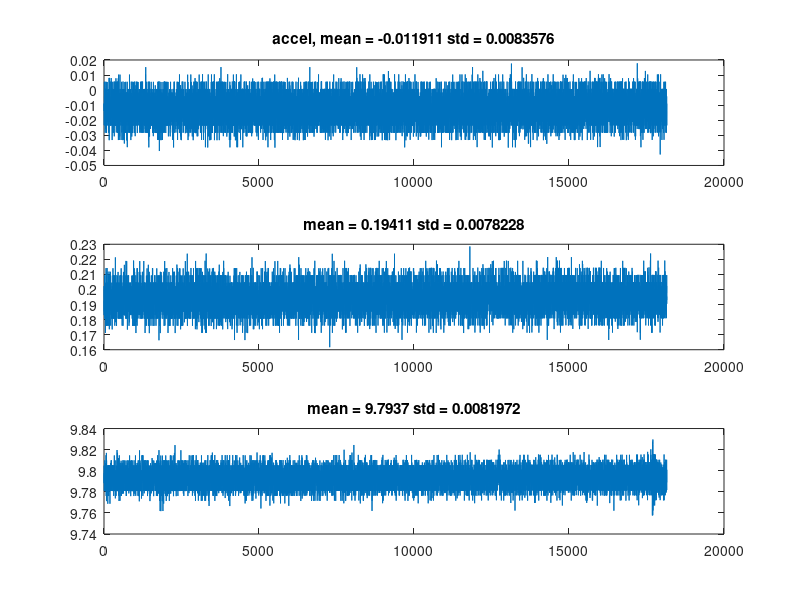
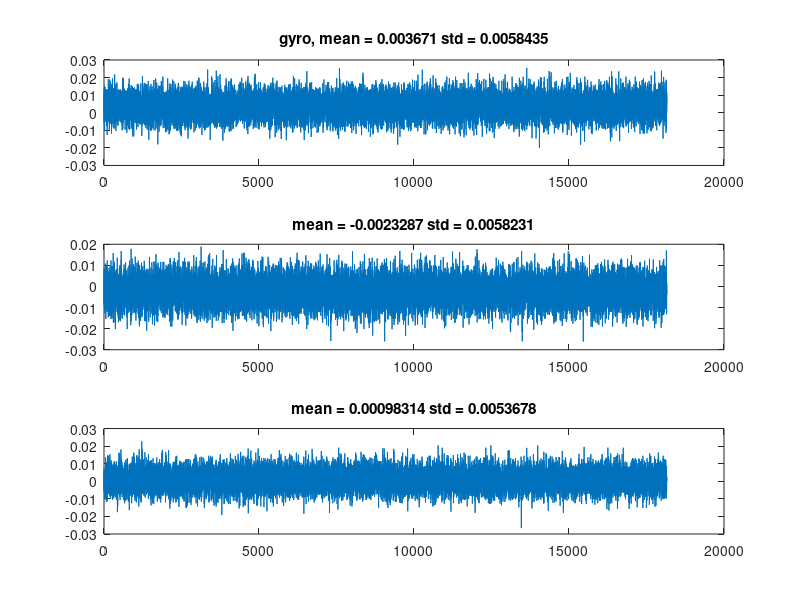
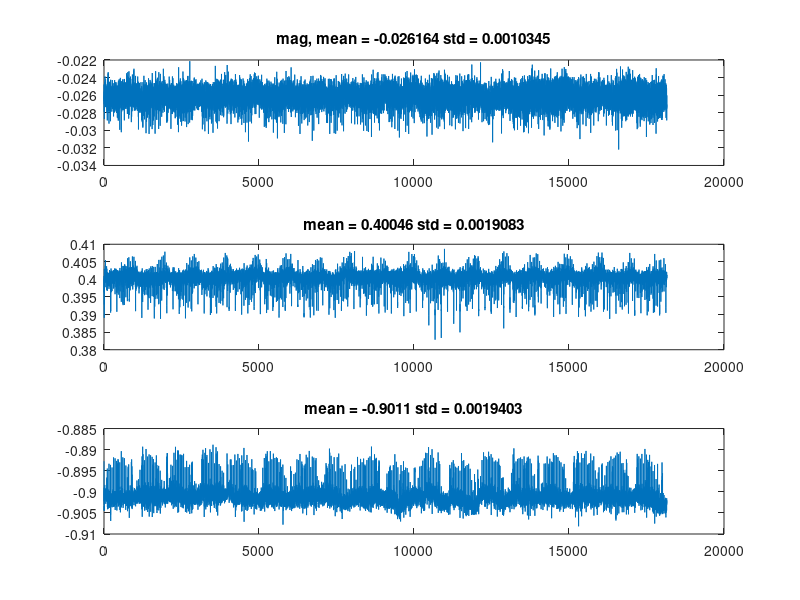
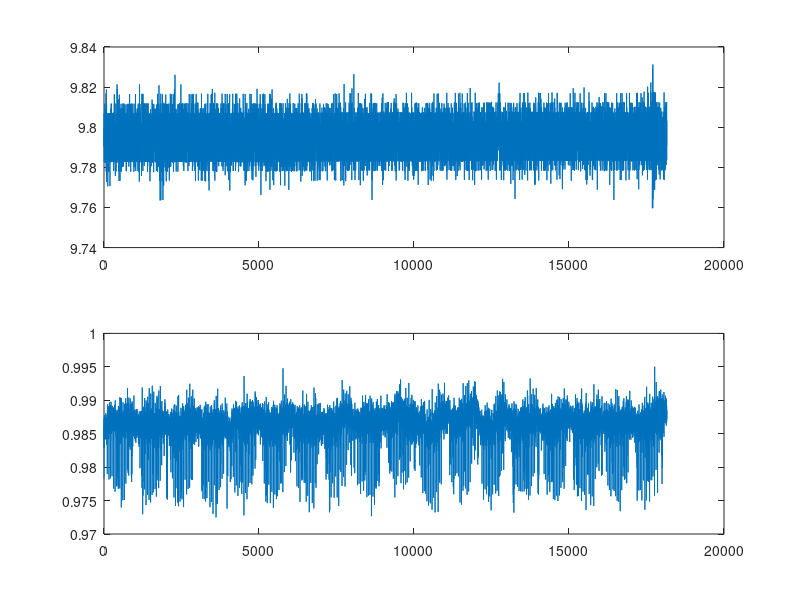

Source code (MATLAB) for these figures, in order:
clear all
close all

data = load('stationary_data.mat');

data = data.data;
t = data(:,1); 
acc = data(:,6:8);
gyro = data(:,9:11);
mag = data(:,12:14);

figure;
subplot(3,1,1);
plot(acc(:,1));
title(['accel, mean = ' num2str(mean(acc(:,1))) ' std = ' num2str(std(acc(:,1)))]);
subplot(3,1,2)
plot(acc(:,2));
title(['mean = ' num2str(mean(acc(:,2))) ' std = ' num2str(std(acc(:,2)))]);
subplot(3,1,3)
plot(acc(:,3));
title(['mean = ' num2str(mean(acc(:,3))) ' std = ' num2str(std(acc(:,3)))]);

figure;
subplot(3,1,1);
plot(gyro(:,1));
title(['gyro, mean = ' num2str(mean(gyro(:,1))) ' std = ' num2str(std(gyro(:,1)))]);
subplot(3,1,2)
plot(gyro(:,2));
title(['mean = ' num2str(mean(gyro(:,2))) ' std = ' num2str(std(gyro(:,2)))]);
subplot(3,1,3)
plot(gyro(:,3));
title(['mean = ' num2str(mean(gyro(:,3))) ' std = ' num2str(std(gyro(:,3)))]);
norms_acc =(gyro(:,1).^2 + gyro(:,2).^2 +gyro(:,3).^2).^.5;
norms_mag =(mag(:,1).^2 + mag(:,2).^2 +mag(:,3).^2).^.5;


figure;
subplot(3,1,1);
plot(mag(:,1));
title(['mag, mean = ' num2str(mean(mag(:,1))) ' std = ' num2str(std(mag(:,1)))]);
subplot(3,1,2)
plot(mag(:,2));
title(['mean = ' num2str(mean(mag(:,2))) ' std = ' num2str(std(mag(:,2)))]);
subplot(3,1,3)
plot(mag(:,3));
title(['mean = ' num2str(mean(mag(:,3))) ' std = ' num2str(std(mag(:,3)))]);

norms_acc = (acc(:,1).^2 + acc(:,2).^2 + acc(:,3).^2).^.5;
norms_mag = (mag(:,1).^2 + mag(:,2).^2 + mag(:,3).^2).^.5;


figure 
subplot(2,1,1);
plot(norms_acc);
subplot(2,1,2);
plot(norms_mag);



